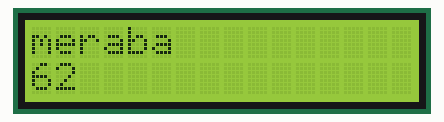
Recording of a sketch running on a simulated Arduino Uno, built with avr-gcc and run on an emulated ATmega328P. Parts: 16×2 character LCD.

Above: at 0.21 s.
At 5.08 s:
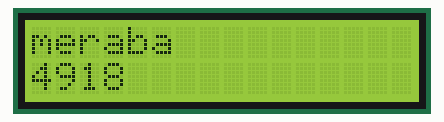
At 10.23 s:
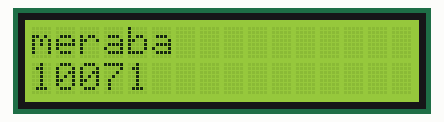
At 20.08 s:
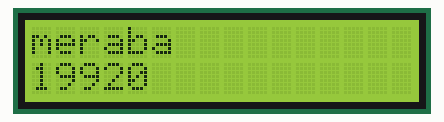
At 29.93 s:
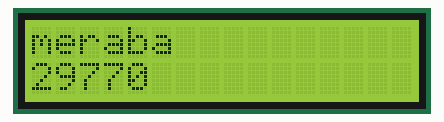
At 39.78 s:
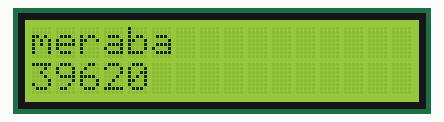

The sketch:

7_segmentli_ekran.ino
```cpp
#include <LiquidCrystal.h>

LiquidCrystal lcd(12,11,5,4,3,2);


void setup()
{
  /* LCD ekranın sutun ve satır sayısının tanımlanması */
  lcd.begin(16,2);

  /* EKrana veri Yazdırma*/
  lcd.print("meraba");

}

void loop()
{
  /*İmle. Konumu:1.satır 0. sütun*/
  lcd.setCursor(0,1);
  /*Ardunio çalışma süresini saniye cinsinden LCD'ye yaz*/
  lcd.print(millis());
  delay(10);
}
```
